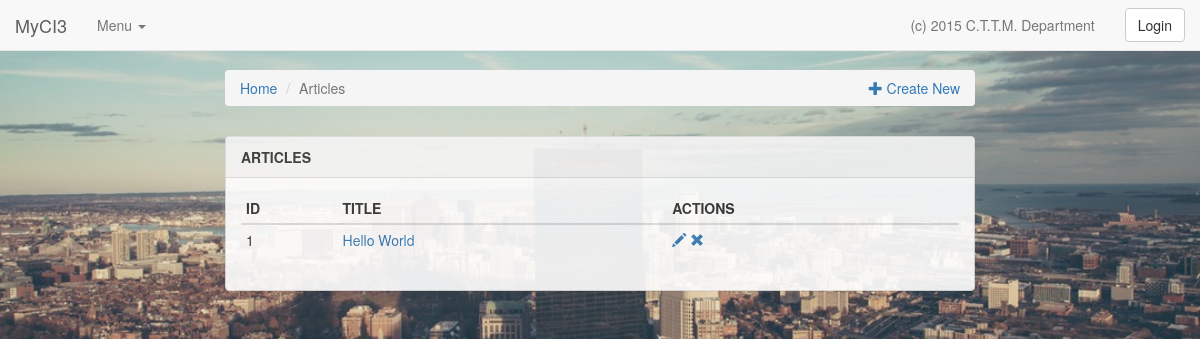
Page /articles on the earlier database version.
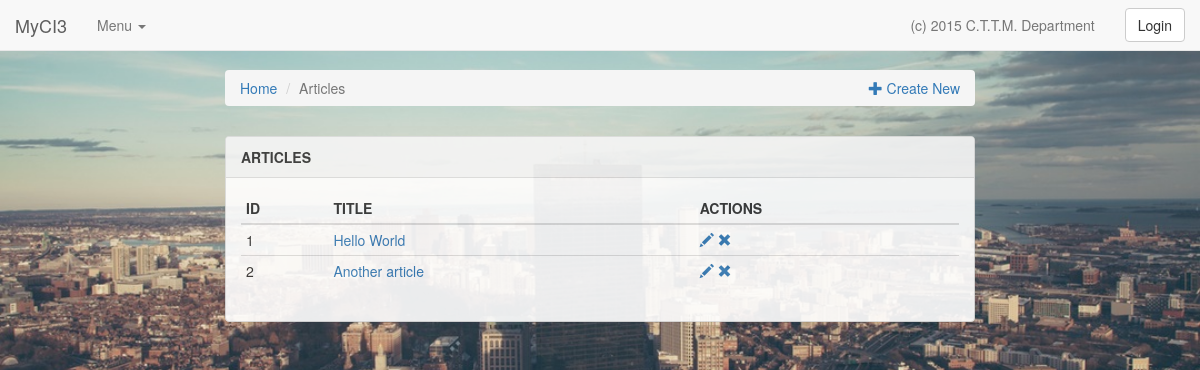
Same page on the later database version.
### tables this page shows
CREATE TABLE IF NOT EXISTS `blog_articles` (
`article_id` int(11) NOT NULL,
  `title` varchar(100) NOT NULL,
  `article_body` text NOT NULL
);

### application/controllers/Articles.php (called while the page is built, shortened)
<?php defined('BASEPATH') OR exit('No direct script access allowed');
class Articles extends CI_Controller {
    public function __construct()
    {
        $this->load->model('blog_model');
    }
    public function index($ar_id = NULL)
    {
        $data['query'] = $this->blog_model->get_article();
        $this->load->template('articles/index', $data);
    }
}

### index.php (called while the page is built, shortened)
<?php
require_once BASEPATH.'core/CodeIgniter.php';

### application/libraries/Auth.php (called while the page is built, shortened)
<?php defined('BASEPATH') OR exit('No direct script access allowed');
class Auth
{
    function logged_in()
    {
        $CI =& get_instance();
        return ($CI->session->userdata("user_id")) ? true : false;
    }
}

### application/models/Blog_model.php (called while the page is built, shortened)
<?php defined('BASEPATH') OR exit('No direct script access allowed');
class Blog_model extends CI_Model {
    public function get_article($id = NULL)
    {
        if (isset($id)) {
            return $this->db
                    ->select('*')
                    ->where('article_id', $id)
                    ->get('blog_articles')
                    ->row_array();
        } else {
            return $this->db
                ->select('*')
                ->get('blog_articles')
                ->result();
        }
    }
}

### application/views/articles/index.php (the view)
<div class="container">
	<div class="row">
		<div class="col-md-8 col-md-offset-2">
			<ol class="breadcrumb">
				<li><a href="<?php echo $this->config->item('URL'); ?>">Home</a></li>
				<li class="active">Articles</li>
				<a class="pull-right" href="<?php echo $this->config->item('URL'); ?>">
					<i class="glyphicon glyphicon-plus"></i> Create New
				</a>
			</ol>
			<div class="panel panel-default">
				<div class="panel-heading">
					<b>ARTICLES</b>
				</div>
				<div class="panel-body">
					<table class="table table-condensed table-hover">
						<thead>
							<tr>
								<th>ID</th>
								<th>TITLE</th>
								<th>ACTIONS</th>
							</tr>
						</thead>
						<tbody>
						<?php foreach($query as $q) { ?>
							<tr class='clickable-row'>
								<td><?php echo $q->article_id; ?></td>
								<td><a href="<?php echo $this->config->item('URL'); ?>/articles/details/<?php echo $q->article_id; ?>"><?php echo $q->title; ?></a></td>
								<td>
									<a href="<?php echo $this->config->item('URL'); ?>/articles/edit/<?php echo $q->article_id; ?>"><i class="glyphicon glyphicon-pencil"></i></a>
									<a href="<?php echo $this->config->item('URL'); ?>/articles/delete/<?php echo $q->article_id; ?>"><i class="glyphicon glyphicon-remove"></i></a>
								</td>
							</tr>
						<?php } ?>
						</tbody>
					</table>
				</div>
			</div>
		</div>
	</div>
</div>

### application/views/templates/header.php (shortened to what this page needs)
<!DOCTYPE HTML>
<html>
	<head>
		<link href="<?php echo $this->config->item('ASSETS_URL'); ?>/ext/bootstrap/dist/css/bootstrap.min.css" rel="stylesheet">
		<link href="<?php echo $this->config->item('ASSETS_URL'); ?>/cust.css" rel="stylesheet">
	</head>
	<body>
	<nav class="navbar navbar-default navbar-fixed-top">
	  <div class="container-fluid">
	    <div class="navbar-header">
	      <a class="navbar-brand" href="<?php echo $this->config->item('URL'); ?>">MyCI3</a>
	    </div>
	    <div class="collapse navbar-collapse" id="bs-example-navbar-collapse-1">
	      <ul class="nav navbar-nav">
	        <li class="dropdown">
	          <a href="#" class="dropdown-toggle" data-toggle="dropdown" role="button" aria-haspopup="true" aria-expanded="false">Menu <span class="caret"></span></a>
	        </li>
	      </ul>
	      <ul class="navbar-form navbar-right">
			  <?php if ($this->auth->logged_in()) {
					echo '<a href="' . $this->config->item('URL') . '/user/logout" class="btn btn-default">Logout</a>';
			 	} else {
				  	echo '<a href="' . $this->config->item('URL') . '/user" class="btn btn-default">Login</a>';
				} ?>
	      </ul>
	      <ul class="nav navbar-nav navbar-right">
	        <li><a>(c) <?php echo date('Y'); ?> C.T.T.M. Department</a></li>
	      </ul>
	    </div>
	  </div>
	</nav>

### application/views/templates/footer.php
	</body>
</html>

### assets/cust.css (style rules this page uses)
body { background: url('city.jpeg') no-repeat center center; -webkit-background-size: cover; -moz-background-size: cover; -o-background-size: cover; background-size: cover; padding-bottom: 70px; }
.panel-default { opacity: 0.9; margin-top:30px; }

### application/views/templates/header.php (style rules this page uses)
body { padding-top: 70px; }

Differences in the rows shown:
added blog_articles: article_id "2", title "Another article"
